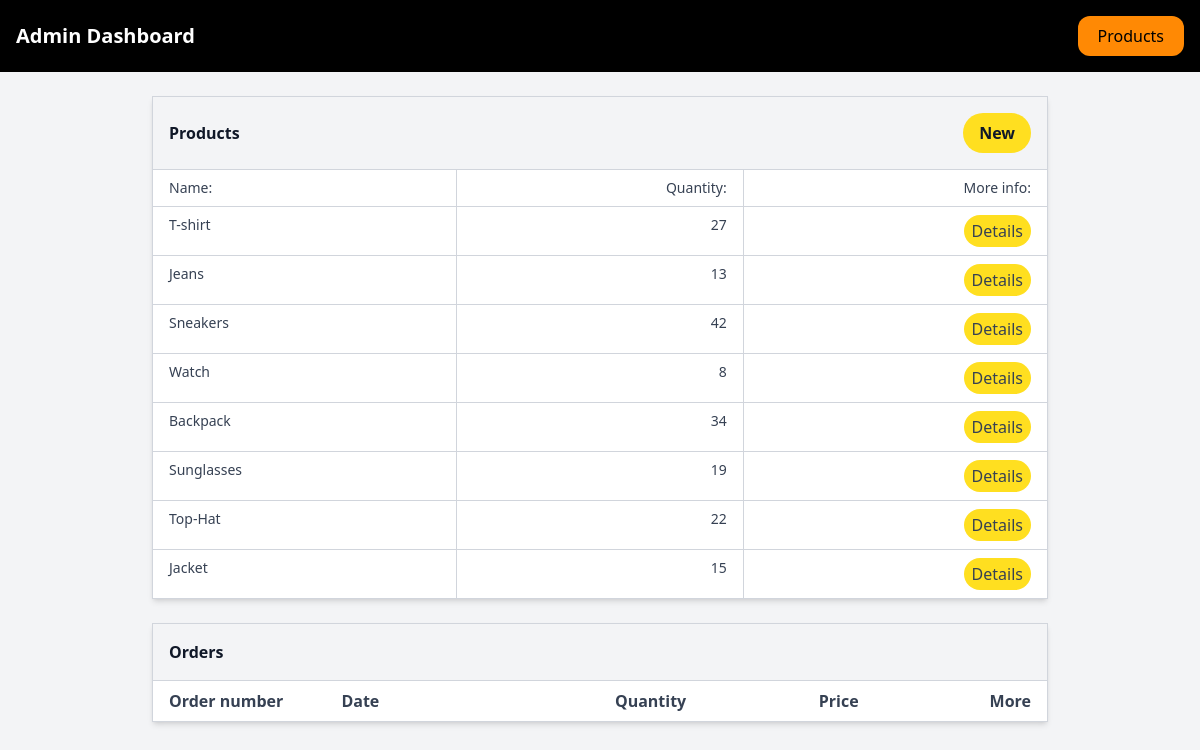
The app's page /admin.php with its own data.
### tables this page shows
CREATE TABLE `items` (
  `id` INT NOT NULL AUTO_INCREMENT PRIMARY KEY,
  `name` VARCHAR(255) NOT NULL,
  `price` DOUBLE NOT NULL,
  `description` TEXT,
  `image` VARCHAR(255),
  `quantity` INT NOT NULL DEFAULT 0
);

### includes/items.php (called while the page is built, shortened)
<?php
require_once "database/db.php";
function getAllItems()
{
    global $pdo;
    $stmt = $pdo->query("SELECT * FROM items ORDER BY id");
    return $stmt->fetchAll(PDO::FETCH_ASSOC);
}

### admin.php (the view, shortened to what this page needs)
<?php
require_once __DIR__ . "/includes/items.php";
$items = getAllItems();
?>
<!DOCTYPE html>
<html lang="en">
  <head>
    <link href="css/output.css" rel="stylesheet">
  </head>
  <body class="m-0 p-0 bg-gray-100 text-gray-900">
    <nav class="flex justify-between items-center bg-black p-4">
      <h1 class="text-white text-xl font-semibold">Admin Dashboard</h1>
      <div class="flex gap-2">
        <a class="rounded-xl text-black cursor-pointer px-5 py-2 hover:bg-orange-500 transition duration-200 bg-orange-400" href="index.php">Products</a>
      </div>
    </nav>
    <div id="content" class="flex flex-col p-6 gap-6">
      <div class="w-full max-w-4xl mx-auto border border-gray-300 bg-white shadow-md">
        <div class="border-b border-gray-300">
          <div class="flex justify-between items-center p-4 bg-gray-100">
            <span class="font-semibold">Products</span>
            <a href="editpage.php?new=1" class="px-4 font-semibold bg-yellow-300 py-2 rounded-full">New</a>
          </div>
        </div>
        <div class="px-0 py-0 bg-white text-gray-700">
          <div class="grid grid-cols-3 px-4">
            <p class="text-sm py-2">Name:</p>
            <p class="text-sm border-x border-gray-300 py-2 px-4 text-right">Quantity:</p>
            <p class="text-sm py-2 text-right">More info:</p>
          </div>
          <?php foreach ($items as $item): ?>
            <div class="grid grid-cols-3 px-4 border-t border-gray-300">
              <p class="text-sm py-2"><?= htmlspecialchars($item["name"]) ?></p>
              <p class="text-sm border-x border-gray-300 py-2 px-4 text-right"><?= (int) $item["quantity"] ?></p>
              <div class="flex justify-end items-center gap-2 py-2">
                <a href="editpage.php?id=<?= $item["id"] ?>" class="px-2 py-1 rounded-full bg-yellow-300">Details</a>
              </div>
            </div>
          <?php endforeach; ?>
        </div>
      </div>
      <div class="w-full max-w-4xl mx-auto border border-gray-300 bg-white shadow-md">
        <div class="border-b border-gray-300">
          <div class="flex justify-between items-center p-4 bg-gray-100">
            <span class="font-semibold">Orders</span>
          </div>
        </div>
        <div class="py-0 bg-white text-gray-700">
          <div class="grid grid-cols-5 px-4 py-2 font-semibold">
            <div>Order number</div>
            <div>Date</div>
            <div class="text-right">Quantity</div>
            <div class="text-right">Price</div>
            <div class="text-right">More</div>
          </div>
        </div>
      </div>
    </div>
  </body>
</html>

### records on screen
items: name "T-shirt", quantity "27"
items: name "Jeans", quantity "13"
items: name "Sneakers", quantity "42"
items: name "Watch", quantity "8"
items: name "Backpack", quantity "34"
items: name "Sunglasses", quantity "19"
items: name "Top-Hat", quantity "22"
items: name "Jacket", quantity "15"
